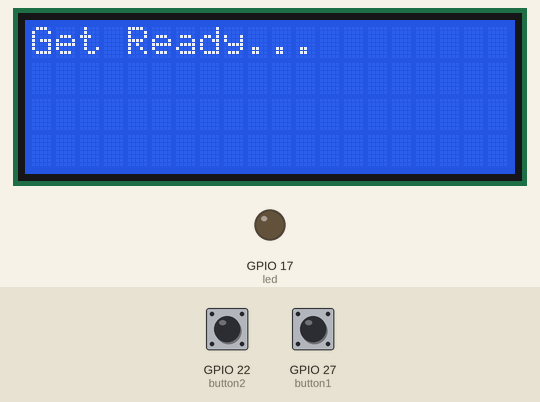
Bench run of a program on a simulated Raspberry Pi (BCM pin numbers). On the bench: 20×4 character LCD, output pins drawn as LEDs (lit = HIGH). The test bench sets the inputs (shaded band); at power-on: GPIO 22 (button2) HIGH, GPIO 27 (button1) HIGH. Random numbers come from a fixed seed; the clock reads 2024-03-15 10:24:30 at power-on unless the program sets it.

Above: at 1.2 s.
1.3 s: GPIO 22 (button2) pulled LOW for 3.2 s
At 3.4 s:
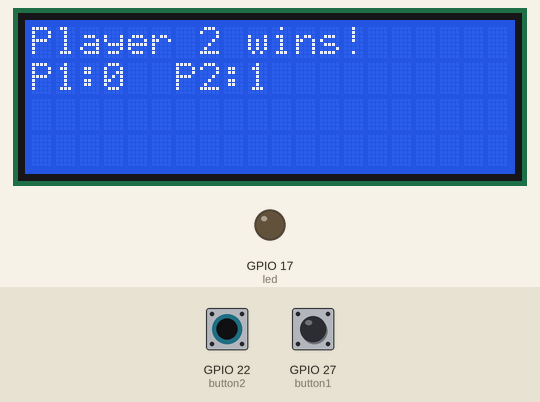
6.0 s: GPIO 27 (button1) pulled LOW for 3.2 s
At 9.13 s:
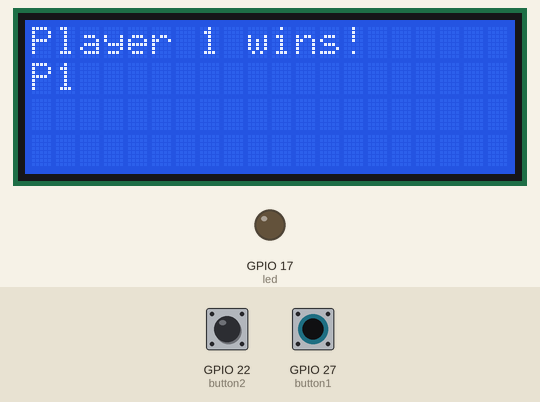
At 16.0 s:
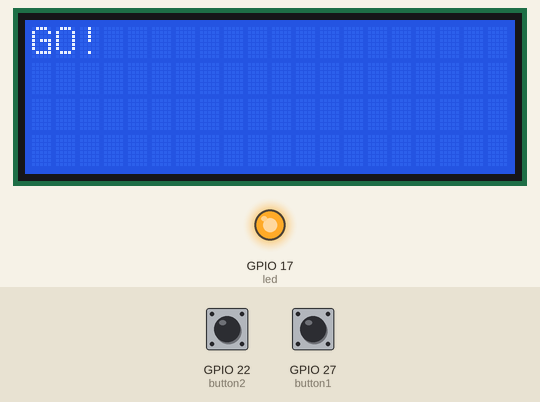
Timing chart, 0 to 16.7 s (numbered marks = the images above; inputs shaded):
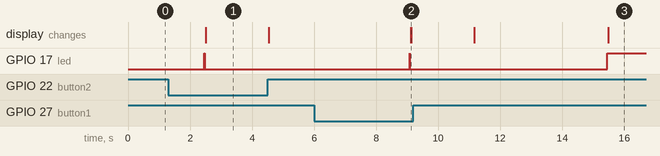

The program:

day5_reaction_game_running_score.py
```python
"""
Raspberry Pi Camp - DIY Day - Reaction Game Extension: Running Score
Tracks wins across rounds and declares a champion at 3 wins.

Same wiring as day5_reaction_game.py.
"""

import random
from time import sleep, time
from gpiozero import LED, Button
from RPLCD.i2c import CharLCD

led = LED(17)
button1 = Button(27)
button2 = Button(22)
lcd = CharLCD('PCF8574', 0x27)


def play_round():
    lcd.clear()
    lcd.write_string('Get Ready...')
    sleep(random.uniform(2, 5))

    led.on()
    lcd.clear()
    lcd.write_string('GO!')
    start_time = time()

    winner = None
    while winner is None:
        if button1.is_pressed:
            winner = "Player 1"
        elif button2.is_pressed:
            winner = "Player 2"

    led.off()
    return winner, time() - start_time


p1_score = 0
p2_score = 0
champion = None

while champion is None:
    winner, elapsed = play_round()

    if winner == "Player 1":
        p1_score += 1
    else:
        p2_score += 1

    lcd.clear()
    lcd.write_string(winner + " wins!")
    lcd.cursor_pos = (1, 0)
    lcd.write_string(f"P1:{p1_score}  P2:{p2_score}")
    sleep(2)

    if p1_score == 3 or p2_score == 3:
        champion = "Player 1" if p1_score == 3 else "Player 2"
        lcd.clear()
        lcd.write_string(champion + " wins the match!")

print(champion, "wins the match!")
```
